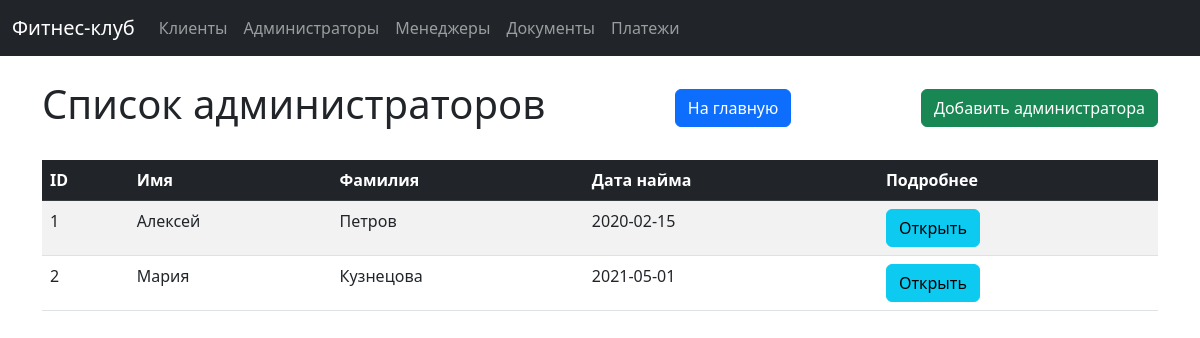
Screenshot of /administrators with the database file from the repository.
### tables this page shows
CREATE TABLE administrators (
        admin_id INTEGER PRIMARY KEY AUTOINCREMENT,
        first_name TEXT NOT NULL,
        last_name TEXT NOT NULL,
        hire_date DATE NOT NULL,
        phone_number TEXT NOT NULL,
        email TEXT NOT NULL,
        shift_schedule TEXT NOT NULL
    );

### app.py (the view)
@app.route('/administrators')
def administrators_list():
    administrators = query_db('SELECT * FROM administrators')
    return render_template('administrators_list.html', administrators=administrators)

### app.py (called while the page is built)
def query_db(query, args=(), one=False):
    conn = sqlite3.connect('fitness_club.db')
    conn.row_factory = sqlite3.Row
    cur = conn.cursor()
    cur.execute(query, args)
    rv = cur.fetchall()
    conn.close()
    return (rv[0] if rv else None) if one else rv

### templates/administrators_list.html (shortened to what this page needs)
{% extends "base.html" %}
{% block content %}
<div class="d-flex justify-content-between align-items-center mb-4">
    <h1>Список администраторов</h1>
    <a href="/" class="btn btn-primary">На главную</a>
    <a href="/administrators/add" class="btn btn-success">Добавить администратора</a>
</div>
<table class="table table-striped table-hover">
    <thead class="table-dark">
        <tr>
            <th>ID</th>
            <th>Имя</th>
            <th>Фамилия</th>
            <th>Дата найма</th>
            <th>Подробнее</th>
        </tr>
    </thead>
    <tbody>
        {% for admin in administrators %}
        <tr>
            <td>{{ admin.admin_id }}</td>
            <td>{{ admin.first_name }}</td>
            <td>{{ admin.last_name }}</td>
            <td>{{ admin.hire_date }}</td>
            <td><a href="/administrators/{{ admin.admin_id }}" class="btn btn-info">Открыть</a></td>
        </tr>
        {% endfor %}
    </tbody>
</table>
{% endblock %}

### rows the page displays
administrators: admin_id "1", first_name "Алексей", last_name "Петров", hire_date "2020-02-15"
administrators: admin_id "2", first_name "Мария", last_name "Кузнецова", hire_date "2021-05-01"
